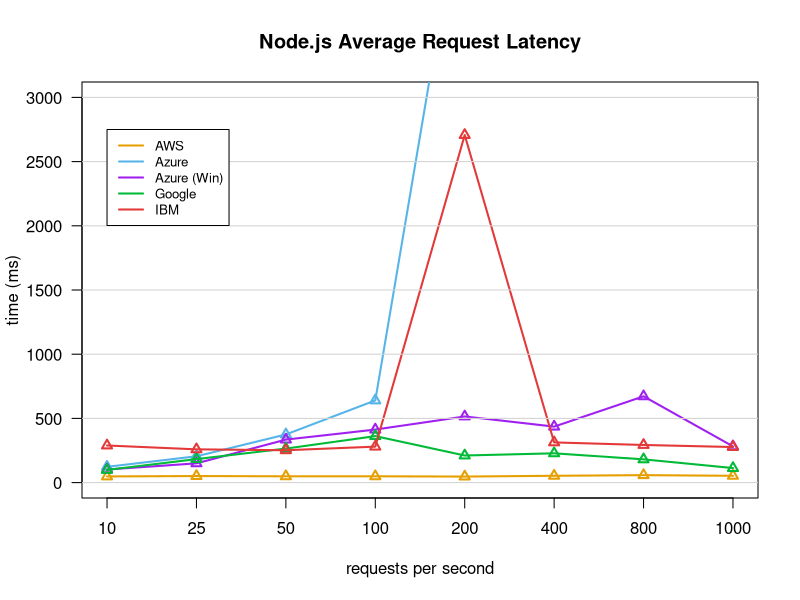

Source code (R):
x <- read.csv("average_latency_all.csv",header=T,sep=",")
x <- t(x)
aws_node <- as.numeric(x[2,1:8])
azure_node <- as.numeric(x[6,1:8])
azure_win_node <- as.numeric(x[9,1:8])
google_node <- as.numeric(x[11,1:8])
ibm_node <- as.numeric(x[14,1:8])
png(file = "plot_average_latency_node.png", width=800, height=800, units="px", pointsize=24)
plot(aws_node, type="o", pch=2, lwd=2, lty=1, col = "#E69F00", xlab = "requests per second", ylab = "time (ms)", main = "Node.js Average Request Latency",ylim=c(0,3000), xaxt="n", las=1)
axis(1, at=1:8, labels=c("10", "25", "50", "100", "200", "400", "800", "1000"))
lines(azure_node,lty=1, type="o", pch=2, lwd=2, col = "#56B4E9")
lines(azure_win_node,lty=1, type="o", pch=2, lwd=2, col = "purple")
lines(google_node,lty=1, type="o", pch=2, lwd=2, col = "#00BA38")
lines(ibm_node,lty=1, type = "o", pch=2, lwd=2, col = "#E33939")
grid (NULL,NULL,nx=0,col = "lightgray")
legend(1, 2750, legend=c("AWS", "Azure", "Azure (Win)", "Google", "IBM"),
col=c("#E69F00", "#56B4E9", "purple", "#00BA38", "#E33939"), lwd=2,
lty=c(1,1,1,1,1), cex=0.8)
